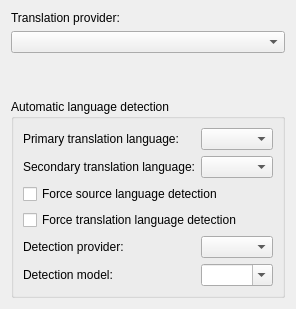
          <widget class="QWidget" name="translationPage">
           <layout class="QVBoxLayout" name="translationPageLayout">
             <item>
              <widget class="QLabel" name="translationProviderLabel">
               <property name="text">
                <string>Translation provider:</string>
               </property>
              </widget>
             </item>
             <item>
              <widget class="QComboBox" name="translationProviderComboBox"/>
             </item>
             <item>
              <spacer name="verticalSpacer">
               <property name="orientation">
                <enum>Qt::Vertical</enum>
               </property>
               <property name="sizeHint" stdset="0">
                <size>
                 <width>20</width>
                 <height>40</height>
                </size>
               </property>
              </spacer>
             </item>
             <item>
              <widget class="QGroupBox" name="langDetectionGroupBox">
               <property name="title">
                <string>Automatic language detection</string>
               </property>
               <layout class="QFormLayout" name="formLayout_5">
                <item row="0" column="0">
                 <widget class="QLabel" name="primaryLangLabel">
                  <property name="text">
                   <string>Primary translation language:</string>
                  </property>
                 </widget>
                </item>
                <item row="0" column="1">
                 <widget class="QComboBox" name="primaryLangComboBox">
                  <property name="toolTip">
                   <string>&lt;html&gt;&lt;head/&gt;&lt;body&gt;&lt;p&gt;Language to which text will be translated when autodetecting&lt;/p&gt;&lt;/body&gt;&lt;/html&gt;</string>
                  </property>
                 </widget>
                </item>
                <item row="1" column="0">
                 <widget class="QLabel" name="secondaryLangLabel">
                  <property name="text">
                   <string>Secondary translation language:</string>
                  </property>
                 </widget>
                </item>
                <item row="1" column="1">
                 <widget class="QComboBox" name="secondaryLangComboBox">
                  <property name="toolTip">
                   <string>&lt;html&gt;&lt;head/&gt;&lt;body&gt;&lt;p&gt;Language to which the text will be translated if it is in the language selected above&lt;/p&gt;&lt;/body&gt;&lt;/html&gt;</string>
                  </property>
                 </widget>
                </item>
                <item row="2" column="0" colspan="2">
                 <widget class="QCheckBox" name="forceSourceAutodetectCheckBox">
                  <property name="toolTip">
                   <string>&lt;html&gt;&lt;head/&gt;&lt;body&gt;&lt;p&gt;Automatically switch to &lt;span style=&quot; font-style:italic;&quot;&gt;Auto&lt;/span&gt; when using OCR and global shortcuts&lt;/p&gt;&lt;/body&gt;&lt;/html&gt;</string>
                  </property>
                  <property name="text">
                   <string>Force source language detection</string>
                  </property>
                 </widget>
                </item>
                 <item row="3" column="0" colspan="2">
                  <widget class="QCheckBox" name="forceTranslationAutodetectCheckBox">
                   <property name="toolTip">
                    <string>&lt;html&gt;&lt;head/&gt;&lt;body&gt;&lt;p&gt;Automatically switch to &lt;span style=&quot; font-style:italic;&quot;&gt;Auto&lt;/span&gt; when using OCR and global shortcuts&lt;/p&gt;&lt;/body&gt;&lt;/html&gt;</string>
                   </property>
                   <property name="text">
                    <string>Force translation language detection</string>
                   </property>
                  </widget>
                 </item>
                 <item row="4" column="0">
                  <widget class="QLabel" name="detectProviderLabel">
                   <property name="text">
                    <string>Detection provider:</string>
                   </property>
                  </widget>
                 </item>
                 <item row="4" column="1">
                  <widget class="QComboBox" name="detectProviderComboBox">
                   <property name="toolTip">
                    <string>Provider and model used to detect the source language when it is set to Auto. If no detection model is selected, translation falls back to the configured primary language above.</string>
                   </property>
                  </widget>
                 </item>
                 <item row="5" column="0">
                  <widget class="QLabel" name="detectModelLabel">
                   <property name="text">
                    <string>Detection model:</string>
                   </property>
                  </widget>
                 </item>
                 <item row="5" column="1">
                  <widget class="QComboBox" name="detectModelComboBox">
                   <property name="editable">
                    <bool>true</bool>
                   </property>
                   <property name="toolTip">
                    <string>Provider and model used to detect the source language when it is set to Auto. If no detection model is selected, translation falls back to the configured primary language above.</string>
                   </property>
                  </widget>
                 </item>
                </layout>
              </widget>
             </item>
           </layout>
          </widget>
